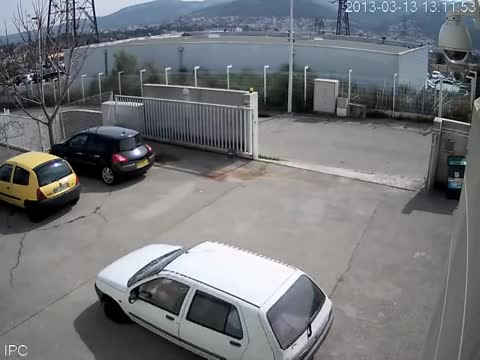
#> input picture morphologie_mathematiques/frame.jpg, 480 x 360 px
$ jupyter execute notebook.ipynb
#> lines starting #> are read from the running program, lines starting #| are printed output that depends on the picture; after the words box and inside, x2 and y2 are one past the last pixel; in counts of white or black regions, pixels touching at a corner belong together
[cell 1]
from skimage.io import imread
import numpy as np
import matplotlib.pyplot as plt
import skimage.feature
from skimage.morphology import disk, square

[cell 2]
a = imread("./frame.jpg")
#> a is the input picture: shape (360, 480, 3); mean R, G, B 115.9, 118, 121.3
b = imread("./bg.jpg")
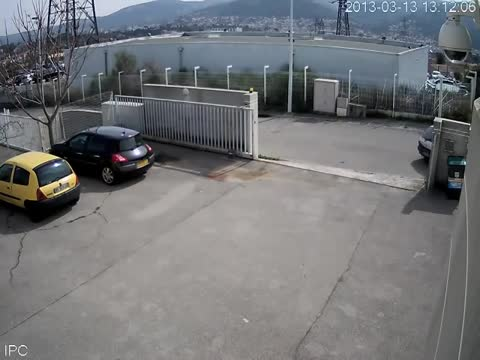
#> input picture morphologie_mathematiques/bg.jpg, 480 x 360 px
#> b is the input picture: shape (360, 480, 3); mean R, G, B 115, 116.6, 118.9


np.savetxt("frame_rgb", a.reshape(-1, 3), fmt='%d')
np.savetxt("bg_rgb", b.reshape(-1, 3), fmt='%d')

am = np.sum(a, axis=-1) // 3
bm = np.sum(b, axis=-1) // 3

am = np.array(skimage.filters.rank.mean(am, footprint=disk(3)), dtype="uint8") // 8
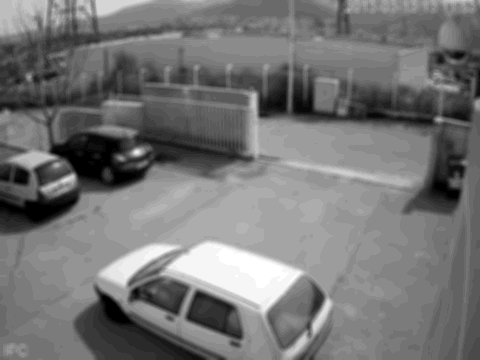
#> am: shape (360, 480); min 0, max 31, mean 14.3; drawn with min black and max white
bm = np.array(skimage.filters.rank.mean(bm, footprint=disk(3)), dtype="uint8") // 8
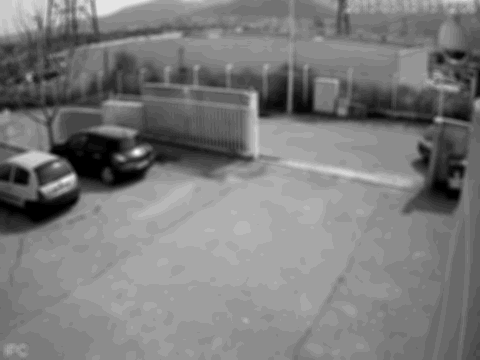
#> bm: shape (360, 480); min 0, max 29, mean 14.1; drawn with min black and max white

#am = np.mean(np.array(a, dtype="float"), axis=-1)
#bm = np.mean(np.array(b, dtype="float"), axis=-1)


npoints=8
radius=3


af = np.asarray(skimage.feature.local_binary_pattern(am, npoints, radius), dtype="uint8")
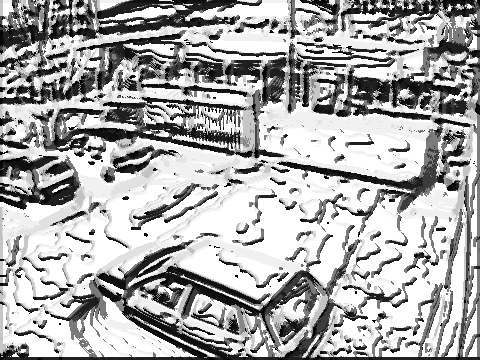
#> af: shape (360, 480); min 0, max 255, mean 171.8
bf = np.asarray(skimage.feature.local_binary_pattern(bm, npoints, radius), dtype="uint8")
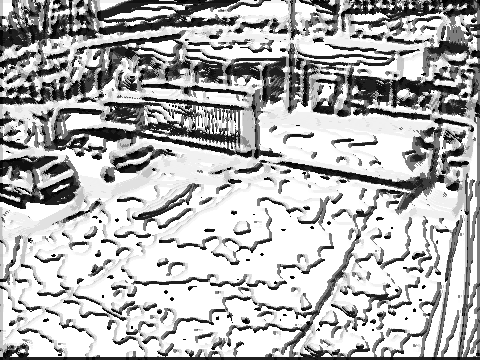
#> bf: shape (360, 480); min 0, max 255, mean 179.6


fig, axes = plt.subplots(1,2, figsize=(20,5))
axes[0].imshow(a, cmap="gray")
axes[1].imshow(b, cmap="gray")

[cell 3]
m = np.minimum(a,b)
M = np.maximum(a,b)
#r = np.true_divide(m, M)
a_lab = skimage.color.rgb2lab(a)
#> a_lab: shape (360, 480, 3) float64; mean of channels 0, 1, 2 48.8, 0.1, -2.1
b_lab = skimage.color.rgb2lab(b)
#> b_lab: shape (360, 480, 3) float64; mean of channels 0, 1, 2 48.5, 0.1, -1.5
r = skimage.color.deltaE_cie76(a_lab, b_lab)
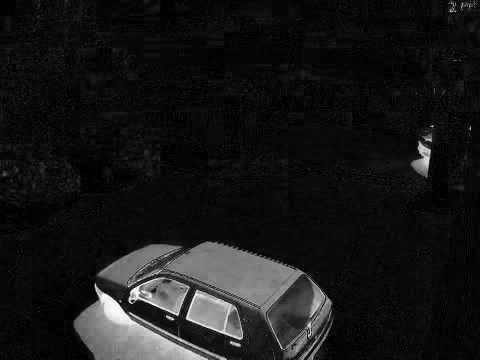
#> r: shape (360, 480) float64; min 0, max 65, mean 6; drawn with min black and max white

r[0][16]
#> Out = 2.56
# 1 * widht + 0 = 360
#a_lab.shape, b_lab.shape, r.shape
#r = np.linalg.norm(M - m, axis=-1) / 255.

#r = np.where(M > 0, np.linalg.norm((M-m)/255., axis=-1)[:,:,np.newaxis], 0)

[cell 4]
tab = np.array([[0, 1, 2, 3], [1, 2, 3, 4], [2, 3, 4, 5], [3, 4, 5, 6]])
test = skimage.filters.apply_hysteresis_threshold(tab, 1.5, 4.5)
test

0 0 128 128
0 128 128 128
128 128 128 128
128 128 128 128

[cell 5]
aff = np.unpackbits(np.atleast_3d(af), axis=-1)
bff = np.unpackbits(np.atleast_3d(bf), axis=-1)
hdistance = (aff != bff).sum(axis=-1) / 8.
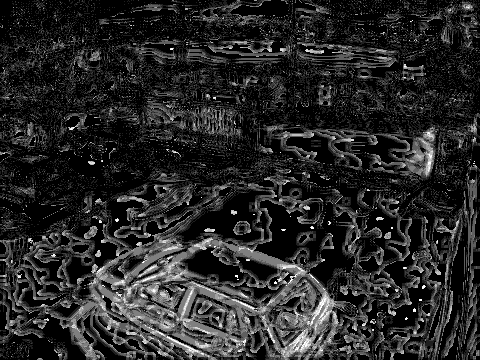
#> hdistance: shape (360, 480) float64; min 0, max 1, mean 0.158

consensus = np.maximum(r, hdistance)

r2 = skimage.morphology.opening(r, disk(3))
r3 = skimage.filters.apply_hysteresis_threshold(r2, 4, 30)
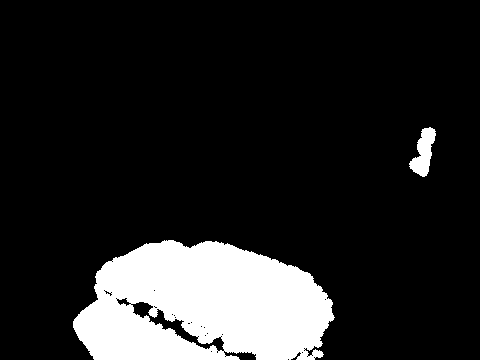
#> r3: shape (360, 480) bool; 14.3% white; 2 white regions, box (x1, y1, x2, y2) and area: (73, 240, 335, 360) 24028, (409, 127, 436, 177) 725
r4 = a * (0.5 / 255.) + r3[:,:,np.newaxis] * np.array([[[0.5,0,0]]])
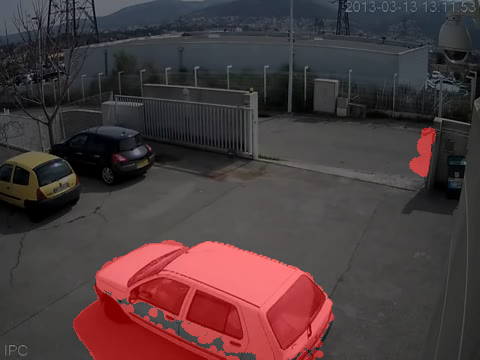
#> r4: shape (360, 480, 3) float64; mean R, G, B 0.299, 0.231, 0.238

fig, axes = plt.subplots(1,4, figsize=(25,5))
ax = axes[0].imshow(r); ax.axes.axis("off")
ax = axes[1].imshow(r2); ax.axes.axis("off")
ax = axes[2].imshow(r3, cmap="gray"); ax.axes.axis("off")
ax = axes[3].imshow(r4); ax.axes.axis("off")
#> after `ax.axes.axis('off')`: Out = (-0.5, 479.5, 359.5, -0.5)
#fig.colorbar(ax)

[cell 6]
fig, axes = plt.subplots(1,3, figsize=(15,5))

ax = axes[0].imshow(r2 >= 4, cmap="gray"); ax.axes.axis("off"); axes[0].set_title("> low")
ax = axes[1].imshow(r2 >= 30, cmap="gray"); ax.axes.axis("off"); axes[1].set_title("> high")
ax = axes[2].imshow(r3, cmap="gray"); ax.axes.axis("off"); axes[2].set_title("Hysteresis")
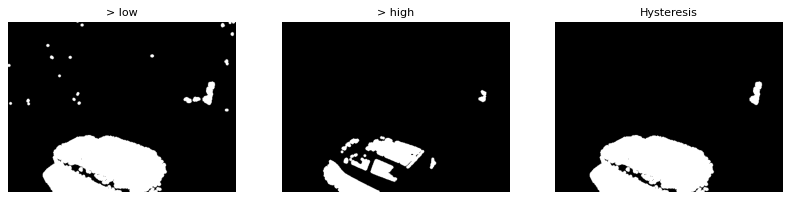
#> figure drawn by matplotlib, 3 panels
